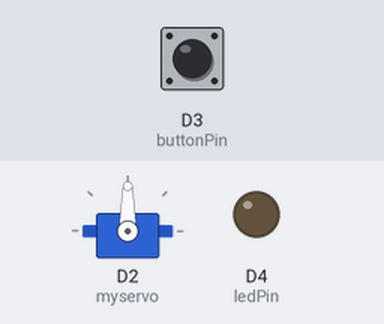
Simulated run of this sketch. Board: ESP8266 (NodeMCU). On the bench: servo, output pins drawn as LEDs (lit = HIGH). Inputs (shaded band) come from the test bench; at power-on: D3 (buttonPin) LOW.

Above: at 1.2 s.
1.3 s: D3 (buttonPin) pulled HIGH for 0.15 s
At 1.75 s:
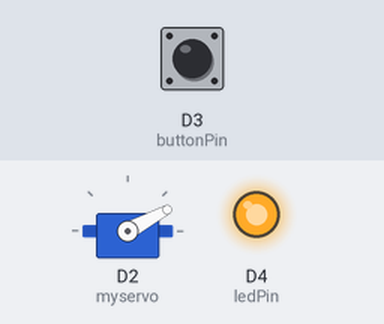
At 7.1 s:
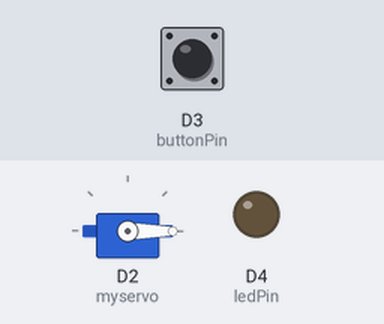
7.3 s: D3 (buttonPin) pulled HIGH for 1 s
At 7.45 s:
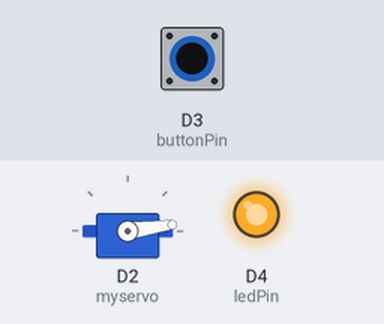
Timing chart, 0 to 14.2 s (numbered marks = the images above; inputs shaded):
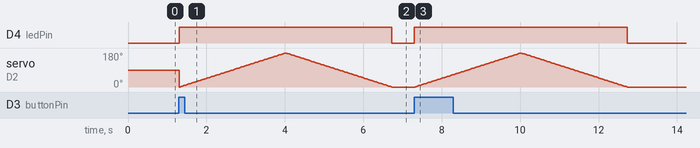

Measured:
- after the input at 1.3 s, D4 (ledPin): LOW → HIGH at once, → LOW 5.4 s later
- after the input at 7.3 s, D4 (ledPin): LOW → HIGH at once, → LOW 5.4 s later; servo on D2 (myservo): rises from 0° to 180° in 2.7 s, then falls to 0° in 2.7 s

The sketch:

servo_button_sweep.ino
```cpp
/*
  Button

  Turns on and off a light emitting diode(LED) connected to digital pin 13,
  when pressing a pushbutton attached to pin 2.

  The circuit:
  - LED attached from pin 13 to ground
  - pushbutton attached to pin 2 from +5V
  - 10K resistor attached to pin 2 from ground

  - Note: on most Arduinos there is already an LED on the board
    attached to pin 13.

  created 2005
  by DojoDave <http://www.0j0.org>
  modified 30 Aug 2011
  by Tom Igoe

  T+his example code is in the public domain.

  http://www.arduino.cc/en/Tutorial/Button
*/

// constants won't change. They're used here to set pin numbers:
const int buttonPin = D3;     // the number of the pushbutton pin
const int ledPin =  D4;      // the number of the LED pin

// variables will change:
int buttonState = 0;         // variable for reading the pushbutton status
#include <Servo.h>

Servo myservo;
void setup() {
  // initialize the LED pin as an output:
  pinMode(ledPin, OUTPUT);
  // initialize the pushbutton pin as an input:
  pinMode(buttonPin, INPUT);
    myservo.attach(D2);
}

void loop() {
  // read the state of the pushbutton value:
  buttonState = digitalRead(buttonPin);

  // check if the pushbutton is pressed. If it is, the buttonState is HIGH:
  if (buttonState == HIGH) {
    // turn LED on:
    digitalWrite(ledPin, HIGH);
     int pos;

  for (pos = 0; pos <= 180; pos += 1) { // goes from 0 degrees to 180 degrees
    // in steps of 1 degree
    myservo.write(pos);              // tell servo to go to position in variable 'pos'
    delay(15);                       // waits 15ms for the servo to reach the position
  }
  for (pos = 180; pos >= 0; pos -= 1) { // goes from 180 degrees to 0 degrees
    myservo.write(pos);              // tell servo to go to position in variable 'pos'
    delay(15);                       // waits 15ms for the servo to reach the position
  }
  } else {
    // turn LED off:
    digitalWrite(ledPin, LOW);
  }
}
```
